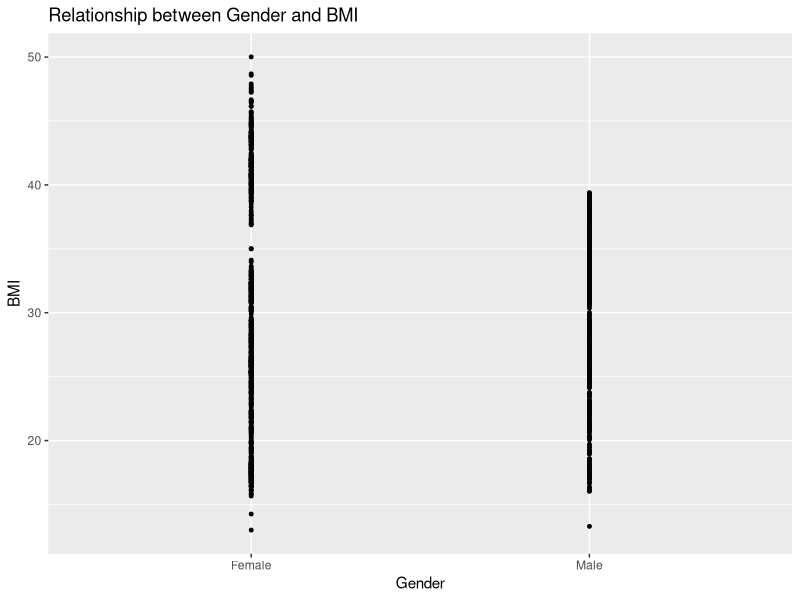
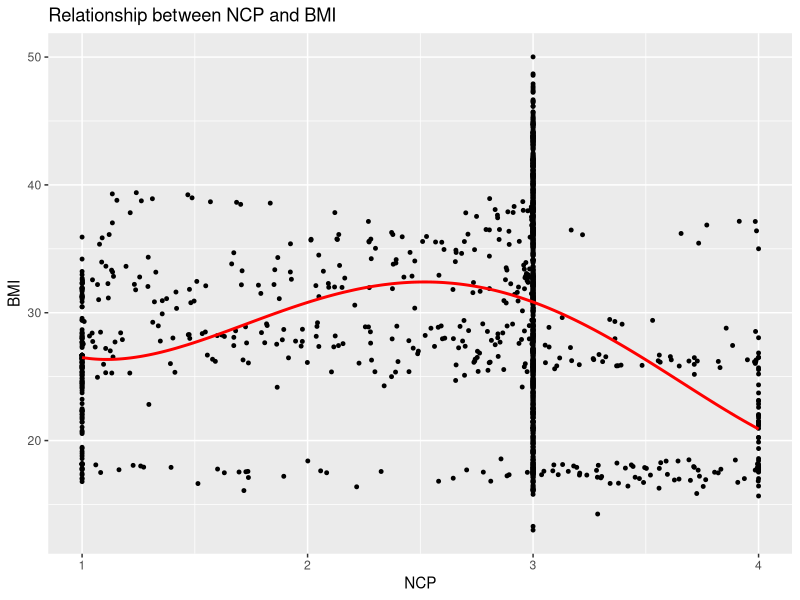
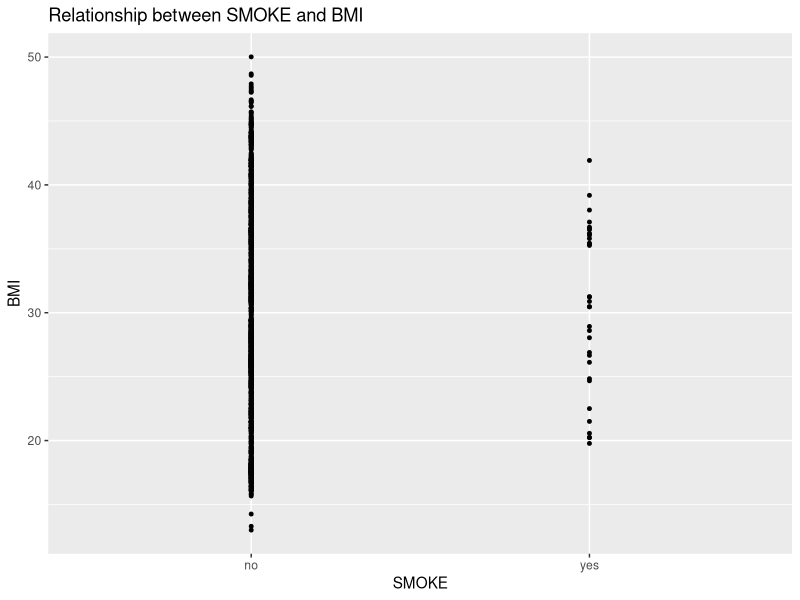
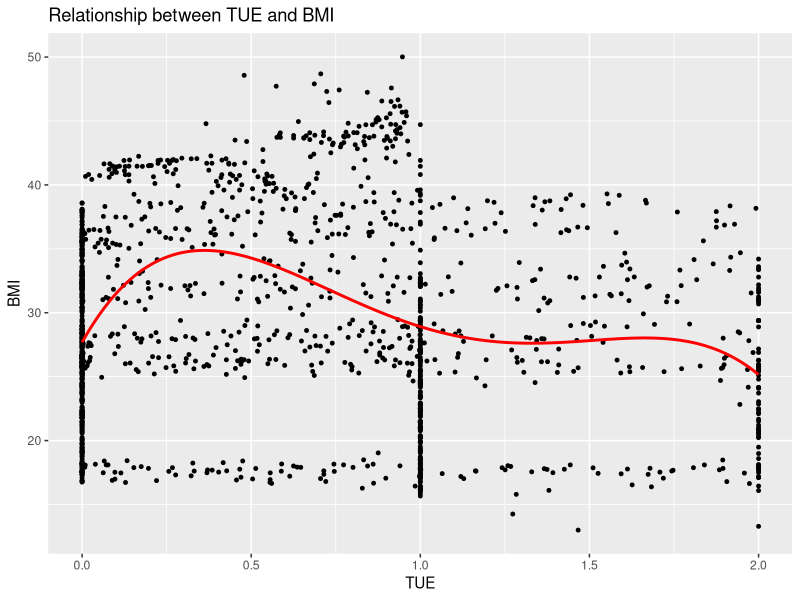

Here is the R script that generated these plots, in order:
## ---- chunk 1
knitr::opts_chunk$set(echo = FALSE, warning = FALSE, message=FALSE, eval=FALSE, tidy.opts=list(width.cutoff=90), tidy=TRUE)
## ---- chunk 2
# Setup Code Chunk
# Add any libraries etc used here.
library(ggplot2)
library(tidyverse)
library(splines)
library(glmnet)

# Data importing
dataset = read.csv("ObesityDataSet_raw_and_data_sinthetic.csv")

# factor all categorical variables
dataset[sapply(dataset, is.character)] = lapply(dataset[sapply(dataset, is.character)], as.factor)

set.seed(1)
row.number = sample(1:nrow(dataset), 0.7 * nrow(dataset))
trainData = dataset[row.number, ]
testData = dataset[-row.number, ]

# BMI to use
BMI = trainData$Weight / (trainData$Height ^2)
## ---- chunk 3
# Performing regression on every variable with BMI

# Gender
m = lm(BMI ~ Gender, data = trainData)
p = predict(m, newdata = testData)
rmse1 = sqrt(mean((BMI - p)^2))

# Age
m = lm(BMI ~ Age, data = trainData)
p = predict(m, newdata = testData)
rmse2 = sqrt(mean((BMI - p)^2))

# family_history_with_overweight
m = lm(BMI ~ family_history_with_overweight, data = trainData)
p = predict(m, newdata = testData)
rmse3 = sqrt(mean((BMI - p)^2))

# FAVC - Frequent consumption of high caloric food
m = lm(BMI ~ FAVC, data = trainData)
p = predict(m, newdata = testData)
rmse4 = sqrt(mean((BMI - p)^2))

# FCVC - Frequent consumption of vegetables
m = lm(BMI ~ FCVC, data = trainData)
p = predict(m, newdata = testData)
rmse5 = sqrt(mean((BMI - p)^2))

# NCP - Number of main meals
m = lm(BMI ~ NCP, data = trainData)
p = predict(m, newdata = testData)
rmse6 = sqrt(mean((BMI - p)^2))

# CAEC - Consumption of food between meals
m = lm(BMI ~ CAEC, data = trainData)
p = predict(m, newdata = testData)
rmse7 = sqrt(mean((BMI - p)^2))

# SMOKE 
m = lm(BMI ~ SMOKE, data = trainData)
p = predict(m, newdata = testData)
rmse8 = sqrt(mean((BMI - p)^2))

# CH2O - Consumption of water
m = lm(BMI ~ CH2O, data = trainData)
p = predict(m, newdata = testData)
rmse9 = sqrt(mean((BMI - p)^2))

# SCC - Calories consumption monitoring
m = lm(BMI ~ SCC, data = trainData)
p = predict(m, newdata = testData)
rmse10 = sqrt(mean((BMI - p)^2))

# FAF - Frequency of physical activity
m = lm(BMI ~ FAF, data = trainData)
p = predict(m, newdata = testData)
rmse11 = sqrt(mean((BMI - p)^2))

# TUE - Time using electronics
m = lm(BMI ~ TUE, data = trainData)
p = predict(m, newdata = testData)
rmse12 = sqrt(mean((BMI - p)^2))

# CALC - Consumption of alcohol
m = lm(BMI ~ CALC, data = trainData)
p = predict(m, newdata = testData)
rmse13 = sqrt(mean((BMI - p)^2))

# MTRANS - Transportation used
m = lm(BMI ~ MTRANS, data = trainData)
p = predict(m, newdata = testData)
rmse14 = sqrt(mean((BMI - p)^2))

cat("\nGender =", rmse1, "\nAge =", rmse2, "\nHistory of overweight =", rmse3, "\nFreq consumption of high caloric food =", rmse4, "\nFreq consumption of vegetables =", rmse5, "\nNumber of main meals =", rmse6, "\nConsumption of food between meals =", rmse7, "\nSmoke =", rmse8, "\nConsumption of water =", rmse9, "\nCalorie consumption monitoring =", rmse10, "\nFreq of physical activity =", rmse11, "\nTime using electronics =", rmse12, "\nConsumption of alcohol =", rmse13, "\nTransportation used =", rmse14)
## ---- chunk 4
# Lets graph the regression models

# Gender
m = lm(BMI ~ poly(Gender, 1), data = trainData)
trainData |>
  mutate(fitted = fitted(m)) |>
  ggplot(aes(x = Gender)) + geom_point(aes(y = BMI), size = 1) +
  ggtitle("Relationship between Gender and BMI")

# NCP
m = lm(BMI ~ poly(NCP, 4), data = trainData)
trainData |>
  mutate(fitted = fitted(m)) |>
  ggplot(aes(x = NCP)) + geom_point(aes(y = BMI), size = 1) +
  geom_line(aes(y = fitted),
            colour = "red", linewidth = 1) + 
  ggtitle("Relationship between NCP and BMI")

# SMOKE
m = lm(BMI ~ poly(SMOKE, 1), data = trainData)
trainData |> 
  mutate(fitted = fitted(m)) |> 
  ggplot(aes(x = SMOKE)) + geom_point(aes(y = BMI), size = 1) + 
  ggtitle("Relationship between SMOKE and BMI")

# TUE
m = lm(BMI ~ poly(TUE, 4), data = trainData)
trainData |>
  mutate(fitted = fitted(m)) |>
  ggplot(aes(x = TUE)) + geom_point(aes(y = BMI), size = 1) +
  geom_line(aes(y = fitted),
            colour = "red", linewidth = 1) +
  ggtitle("Relationship between TUE and BMI")
## ---- chunk 5
# Spline regression on the numerical variables to see if its a better approach

# NCP
m = lm(BMI ~ ns(NCP, df = 5), data = trainData)
p = predict(m, newdata = testData)
rmse1 = sqrt(mean((BMI - p)^2))

# TUE
m = lm(BMI ~ ns(TUE, df = 5), data = trainData)
p = predict(m, newdata = testData)
rmse2 = sqrt(mean((BMI - p)^2))

cat("\nNumber of main meals =", rmse1, "\nTime using electronics =", rmse2)
## ---- chunk 6
# Lasso regression with all the lower error variables

# Create model
fit = lm(BMI ~ Gender + NCP + SMOKE + TUE, data = trainData)
X = model.matrix(fit)
y = BMI

# Remove intercept
X = X[, -1]
fit_lasso = glmnet(X, y)
X_test = model.matrix(~Gender + NCP + SMOKE + TUE, data = testData)
X_test = as.matrix(X_test)
# Remove intercept
X_test = X_test[, -1]
y_test = BMI[1:634]
predLasso = predict(fit_lasso, newx = X_test, s = 1.2)
rmseLasso = sqrt(mean((y_test - predLasso)^2))
rmseLasso
## ---- chunk 7
# Lasso regression all variables (no weight and height)

# Create model
fit = lm(BMI ~ Gender + Age + family_history_with_overweight + FAVC + FCVC + NCP + CAEC + SMOKE + CH2O + SCC + FAF + TUE + CALC + MTRANS, data = trainData)
X = model.matrix(fit)
y = BMI

# Remove intercept
X = X[, -1]
fit_lasso = glmnet(X, y)
X_test = model.matrix(~Gender + Age + family_history_with_overweight + FAVC + FCVC + NCP + CAEC + SMOKE + CH2O + SCC + FAF + TUE + CALC + MTRANS, data = testData)
X_test = as.matrix(X_test)
# Remove intercept
X_test = X_test[, -1]
y_test = BMI[1:634]
predLasso = predict(fit_lasso, newx = X_test, s = 4)
rmseLasso = sqrt(mean((y_test - predLasso)^2))
rmseLasso
## ---- chunk 8
# Lasso regression all variables (no weight and height)

# Create model
fit = lm(BMI ~ Gender + SMOKE, data = trainData)
X = model.matrix(fit)
y = BMI

# Remove intercept
X = X[, -1]
fit_lasso = glmnet(X, y)
X_test = model.matrix(~Gender + SMOKE, data = testData)
X_test = as.matrix(X_test)
# Remove intercept
X_test = X_test[, -1]
y_test = BMI[1:634]
predLasso = predict(fit_lasso, newx = X_test, s = 0.27)
rmseLasso = sqrt(mean((y_test - predLasso)^2))
rmseLasso
## ---- chunk 9
min(BMI)
max(BMI)
## ---- chunk 10
# Checking for multicollinearity
double_vars = sapply(dataset, function(x) is.numeric(x) && !all(x %% 1 == 0))
double_data = trainData[, double_vars]
corMatrix = cor(double_data)
abs(corMatrix)
